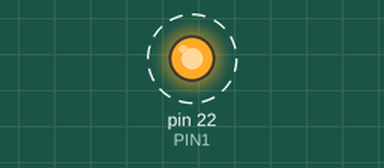
Recording of a sketch running on a simulated Arduino Mega 2560, built with avr-gcc and run on an emulated ATmega2560. Parts: output pins drawn as LEDs (lit = HIGH). Dashed ring = blinking. What the sketch prints to the serial monitor is not drawn.

Above: at 0.5 s.
Timing chart, 0 to 4.6 s (numbered marks = the images above):
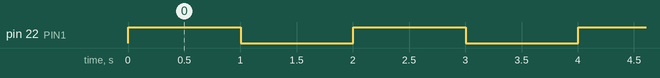

Measured:
- by itself, pin 22 (PIN1): alternates HIGH for 1.0 s and LOW for 1.0 s

The sketch:

Relay_Test.ino
```cpp
#define PIN1 22
int count;
float times;
void setup() {
  // put your setup code here, to run once:
  Serial.begin(115200);
  pinMode(PIN1,OUTPUT);
  count = 0;
  times = millis();
}

void loop() {
  if(millis() - times > 1000){
    Serial.println(count);
    times = millis();
    count = count + 1;}
    if(count % 2 == 0){
      digitalWrite(PIN1,HIGH);
    } else { digitalWrite(PIN1,LOW);}


}
```
